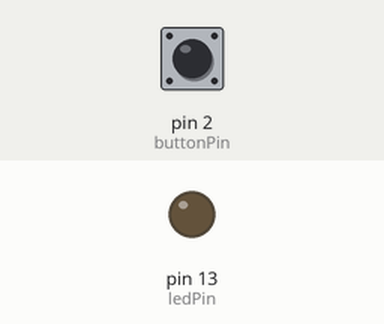
Recording of a sketch running on a simulated Arduino Uno, built with avr-gcc and run on an emulated ATmega328P. On the bench: output pins drawn as LEDs (lit = HIGH). The test bench sets the inputs (shaded band); at power-on: pin 2 (buttonPin) HIGH.

Above: at 1.2 s.
1.3 s: pin 2 (buttonPin) pulled LOW for 0.15 s
At 2.3 s:
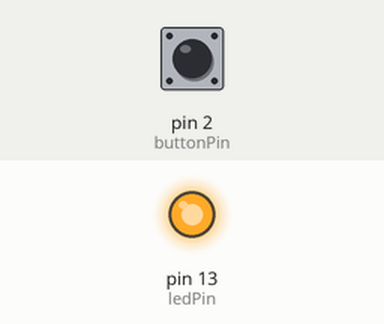
Timing chart, 0 to 10.4 s (numbered marks = the images above; inputs shaded):
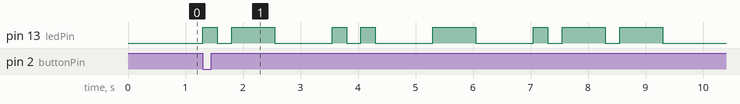

The sketch:

2.1P.ino
```cpp
const int ledPin = LED_BUILTIN;   // Pin for the built-in LED
const int buttonPin = 2;         // Pin for the push button

const long dotDuration = 250;    // Duration of a dot in milliseconds
const long dashDuration = dotDuration * 3; // Duration of a dash

const char morseCode[][4] = {
  "..-",   // U (U stands for "..-" in Morse code)
  "-..",   // D (D stands for "-.." in Morse code)
  ".-",    // A (A stands for ".-" in Morse code)
  "-.--"   // Y (Y stands for "-.--" in Morse code)
};

int currentLetter = 0;    // Index of the current letter being blinked
bool blinking = false;    // Flag to control blinking state

void setup() {
  pinMode(ledPin, OUTPUT);      // Set LED pin as output
  pinMode(buttonPin, INPUT_PULLUP); // Set button pin as input with pull-up resistor
}

void loop() {
  if (digitalRead(buttonPin) == LOW) { // Check if button is pressed
    if (!blinking) {
      blinking = true;       // Start blinking if not already blinking
      blinkName();
    } else {
      blinking = false;      // Stop blinking if already blinking
      digitalWrite(ledPin, LOW); // Turn off LED
    }
    delay(300); // Debounce delay to prevent rapid toggling
  }
}

void blinkName() {
  while (blinking) {
    char letter = morseCode[currentLetter][0];
    if (letter == '\0') {
      currentLetter = 0;     // Reset to the first letter after completing the name
      delay(1000);           // Pause between repetitions
    } else {
      for (int i = 1; morseCode[currentLetter][i] != '\0'; i++) {
        digitalWrite(ledPin, HIGH); // Turn on LED for dot/dash
        if (morseCode[currentLetter][i] == '.') {
          delay(dotDuration);
        } else if (morseCode[currentLetter][i] == '-') {
          delay(dashDuration);
        }
        digitalWrite(ledPin, LOW);  // Turn off LED after dot/dash
        delay(dotDuration);          // Gap between dots/dashes
      }
      delay(dashDuration);           // Gap between letters
      currentLetter++;               // Move to the next letter
    }
  }
}
```

Measured:
- after the input at 1.3 s, pin 13 (ledPin): LOW → HIGH at once, → LOW 0.25 s later, → HIGH 0.25 s later, → LOW 0.75 s later, … (16 changes in this stretch)
